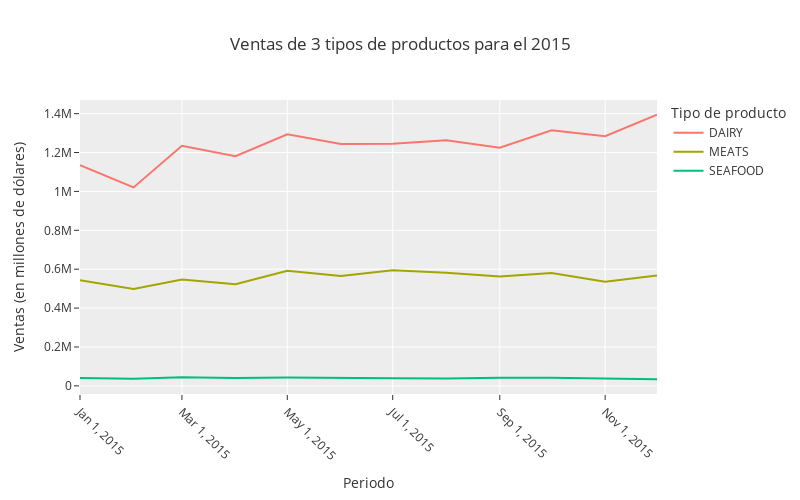

Source (notebook cell):
### Code cell
fig = px.line(
    df,
    width=800,
    height=500,
    template="ggplot2",
    title="Ventas de 3 tipos de productos para el 2015",
    labels={
        "fecha": "Periodo", 
        "value": "Ventas (en millones de dólares)",
        "variable": "Tipo de producto"
    }
)

fig.update_xaxes(
    tickangle=45,
    tickvals=df.index.values[::2],
    tickmode="array"
)

fig.show()

### Figure 1 — Plotly figure (JSON) as saved in the notebook; plotly's stock layout.template omitted (floating-point values rounded to 4 significant figures)
{"data": [{"hovertemplate": "Tipo de producto=DAIRY<br>Periodo=%{x}<br>Ventas (en millones de dólares)=%{y}<extra></extra>", "legendgroup": "DAIRY", "line": {"color": "#F8766D", "dash": "solid"}, "marker": {"symbol": "circle"}, "mode": "lines", "name": "DAIRY", "orientation": "v", "showlegend": true, "type": "scatter", "x": ["2015-01", "2015-02", "2015-03", "2015-04", "2015-05", "2015-06", "2015-07", "2015-08", "2015-09", "2015-10", "2015-11", "2015-12"], "xaxis": "x", "y": [1134521, 1020747, 1234851, 1181180, 1293308, 1243588, 1244815, 1263428, 1224619, 1314827, 1283672, 1394582], "yaxis": "y"}, {"hovertemplate": "Tipo de producto=MEATS<br>Periodo=%{x}<br>Ventas (en millones de dólares)=%{y}<extra></extra>", "legendgroup": "MEATS", "line": {"color": "#A3A500", "dash": "solid"}, "marker": {"symbol": "circle"}, "mode": "lines", "name": "MEATS", "orientation": "v", "showlegend": true, "type": "scatter", "x": ["2015-01", "2015-02", "2015-03", "2015-04", "2015-05", "2015-06", "2015-07", "2015-08", "2015-09", "2015-10", "2015-11", "2015-12"], "xaxis": "x", "y": [543100.0, 498700.0, 546500.0, 522300.0, 591700.0, 565000.0, 594900.0, 581200.0, 562700.0, 580800.0, 535900.0, 567400.0], "yaxis": "y"}, {"hovertemplate": "Tipo de producto=SEAFOOD<br>Periodo=%{x}<br>Ventas (en millones de dólares)=%{y}<extra></extra>", "legendgroup": "SEAFOOD", "line": {"color": "#00BF7D", "dash": "solid"}, "marker": {"symbol": "circle"}, "mode": "lines", "name": "SEAFOOD", "orientation": "v", "showlegend": true, "type": "scatter", "x": ["2015-01", "2015-02", "2015-03", "2015-04", "2015-05", "2015-06", "2015-07", "2015-08", "2015-09", "2015-10", "2015-11", "2015-12"], "xaxis": "x", "y": [40470.0, 36070.0, 43810.0, 39980.0, 42510.0, 38780.0, 38540.0, 37770.0, 41910.0, 41420.0, 38820.0, 33730.0], "yaxis": "y"}], "layout": {"height": 500, "legend": {"title": {"text": "Tipo de producto"}, "tracegroupgap": 0}, "title": {"text": "Ventas de 3 tipos de productos para el 2015"}, "width": 800, "xaxis": {"anchor": "y", "domain": [0, 1], "tickangle": 45, "tickmode": "array", "tickvals": ["2015-01", "2015-03", "2015-05", "2015-07", "2015-09", "2015-11"], "title": {"text": "Periodo"}}, "yaxis": {"anchor": "x", "domain": [0, 1], "title": {"text": "Ventas (en millones de dólares)"}}}}
